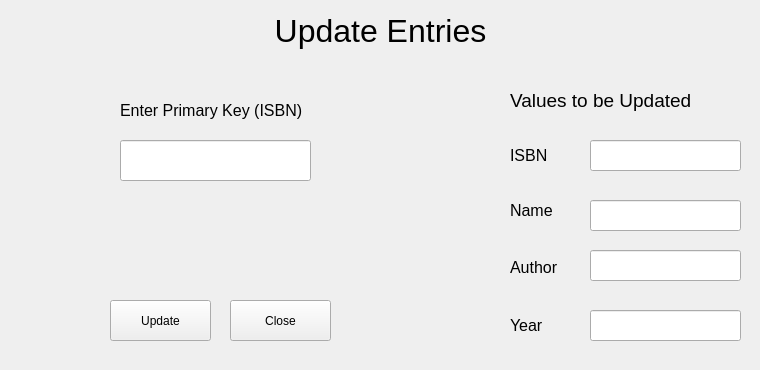
<?xml version="1.0" encoding="UTF-8"?>
<ui version="4.0">
 <class>editentryForm</class>
 <widget class="QWidget" name="editentryForm">
  <property name="geometry">
   <rect>
    <x>0</x>
    <y>0</y>
    <width>760</width>
    <height>370</height>
   </rect>
  </property>
  <property name="windowTitle">
   <string>Form</string>
  </property>
  <widget class="QLabel" name="label">
   <property name="geometry">
    <rect>
     <x>120</x>
     <y>80</y>
     <width>201</width>
     <height>61</height>
    </rect>
   </property>
   <property name="font">
    <font>
     <pointsize>12</pointsize>
    </font>
   </property>
   <property name="text">
    <string>Enter Primary Key (ISBN)</string>
   </property>
  </widget>
  <widget class="QLabel" name="label_2">
   <property name="geometry">
    <rect>
     <x>510</x>
     <y>70</y>
     <width>211</width>
     <height>61</height>
    </rect>
   </property>
   <property name="font">
    <font>
     <pointsize>14</pointsize>
    </font>
   </property>
   <property name="text">
    <string>Values to be Updated</string>
   </property>
  </widget>
  <widget class="QLabel" name="label_3">
   <property name="geometry">
    <rect>
     <x>260</x>
     <y>-10</y>
     <width>241</width>
     <height>81</height>
    </rect>
   </property>
   <property name="font">
    <font>
     <pointsize>24</pointsize>
    </font>
   </property>
   <property name="text">
    <string>Update Entries</string>
   </property>
   <property name="alignment">
    <set>Qt::AlignCenter</set>
   </property>
  </widget>
  <widget class="QLineEdit" name="lineEdit">
   <property name="geometry">
    <rect>
     <x>120</x>
     <y>140</y>
     <width>191</width>
     <height>41</height>
    </rect>
   </property>
  </widget>
  <widget class="QLineEdit" name="lineEdit_2">
   <property name="geometry">
    <rect>
     <x>590</x>
     <y>140</y>
     <width>151</width>
     <height>31</height>
    </rect>
   </property>
  </widget>
  <widget class="QLineEdit" name="lineEdit_3">
   <property name="geometry">
    <rect>
     <x>590</x>
     <y>200</y>
     <width>151</width>
     <height>31</height>
    </rect>
   </property>
  </widget>
  <widget class="QLineEdit" name="lineEdit_4">
   <property name="geometry">
    <rect>
     <x>590</x>
     <y>250</y>
     <width>151</width>
     <height>31</height>
    </rect>
   </property>
  </widget>
  <widget class="QLineEdit" name="lineEdit_5">
   <property name="geometry">
    <rect>
     <x>590</x>
     <y>310</y>
     <width>151</width>
     <height>31</height>
    </rect>
   </property>
  </widget>
  <widget class="QLabel" name="label_4">
   <property name="geometry">
    <rect>
     <x>510</x>
     <y>140</y>
     <width>71</width>
     <height>31</height>
    </rect>
   </property>
   <property name="font">
    <font>
     <pointsize>12</pointsize>
    </font>
   </property>
   <property name="text">
    <string>ISBN</string>
   </property>
  </widget>
  <widget class="QLabel" name="label_5">
   <property name="geometry">
    <rect>
     <x>510</x>
     <y>200</y>
     <width>81</width>
     <height>21</height>
    </rect>
   </property>
   <property name="font">
    <font>
     <pointsize>12</pointsize>
    </font>
   </property>
   <property name="text">
    <string>Name</string>
   </property>
  </widget>
  <widget class="QLabel" name="label_6">
   <property name="geometry">
    <rect>
     <x>510</x>
     <y>260</y>
     <width>59</width>
     <height>14</height>
    </rect>
   </property>
   <property name="font">
    <font>
     <pointsize>12</pointsize>
    </font>
   </property>
   <property name="text">
    <string>Author</string>
   </property>
  </widget>
  <widget class="QLabel" name="label_7">
   <property name="geometry">
    <rect>
     <x>510</x>
     <y>310</y>
     <width>81</width>
     <height>31</height>
    </rect>
   </property>
   <property name="font">
    <font>
     <pointsize>12</pointsize>
    </font>
   </property>
   <property name="text">
    <string>Year</string>
   </property>
  </widget>
  <widget class="QPushButton" name="pushButton">
   <property name="geometry">
    <rect>
     <x>110</x>
     <y>300</y>
     <width>101</width>
     <height>41</height>
    </rect>
   </property>
   <property name="text">
    <string>Update</string>
   </property>
  </widget>
  <widget class="QPushButton" name="pushButton_2">
   <property name="geometry">
    <rect>
     <x>230</x>
     <y>300</y>
     <width>101</width>
     <height>41</height>
    </rect>
   </property>
   <property name="text">
    <string>Close</string>
   </property>
  </widget>
 </widget>
 <resources/>
 <connections/>
</ui>
